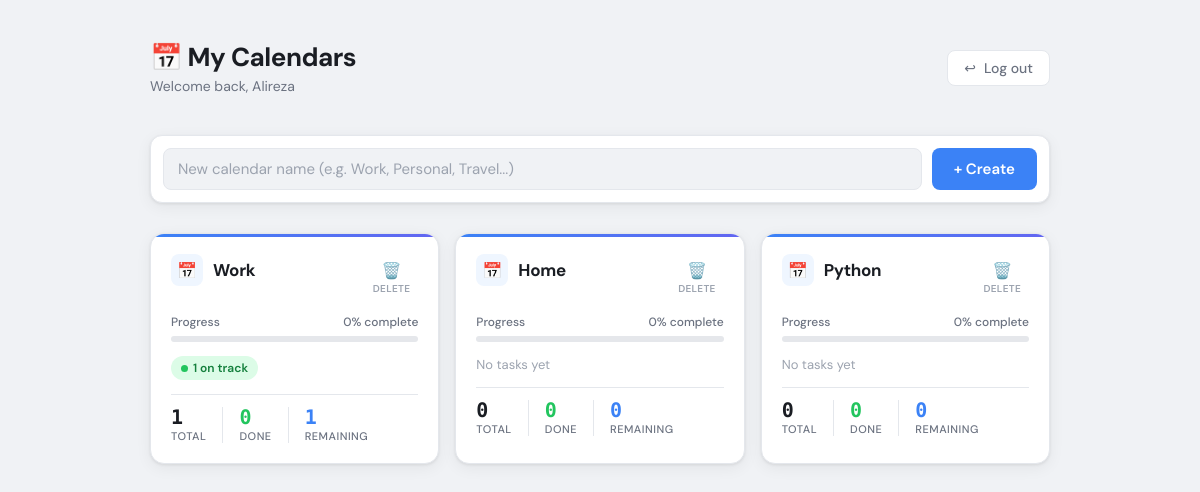
Page / (signed in) on the earlier database version.
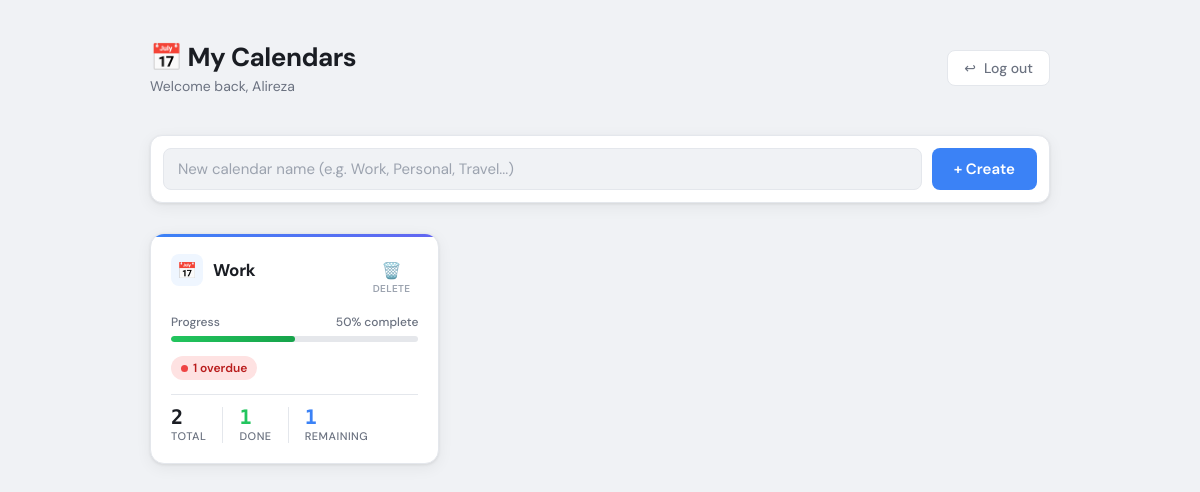
Same page on the later database version.
### tables this page shows
CREATE TABLE users (
                id INTEGER PRIMARY KEY AUTOINCREMENT,
                username TEXT UNIQUE NOT NULL,
                password TEXT NOT NULL
            );

CREATE TABLE folders (
                id INTEGER PRIMARY KEY AUTOINCREMENT,
                name TEXT NOT NULL,
                user_id INTEGER NOT NULL,
                FOREIGN KEY (user_id) REFERENCES users (id)
            );

### app.py (the view)
@app.route("/")
@login_required
def home():
    conn, is_postgres = get_db()
    if is_postgres:
        cur = conn.cursor(cursor_factory=psycopg2.extras.RealDictCursor)
    else:
        cur = conn.cursor()
    query(cur, is_postgres, "SELECT * FROM folders WHERE user_id = %s", (current_user.id,))
    calendars = cur.fetchall()
    today = date.today().isoformat()
    tomorrow = (date.today() + timedelta(days=2)).isoformat()
    calendar_stats = {}
    for cal in calendars:
        query(cur, is_postgres, "SELECT COUNT(*) as total FROM tasks WHERE folder_id = %s AND user_id = %s", (cal["id"], current_user.id))
        total = cur.fetchone()["total"]
        query(cur, is_postgres, "SELECT COUNT(*) as done FROM tasks WHERE folder_id = %s AND user_id = %s AND done = 1", (cal["id"], current_user.id))
        done = cur.fetchone()["done"]
        query(cur, is_postgres, "SELECT COUNT(*) as overdue FROM tasks WHERE folder_id = %s AND user_id = %s AND done = 0 AND due_date IS NOT NULL AND due_date != '' AND due_date < %s", (cal["id"], current_user.id, today))
        overdue = cur.fetchone()["overdue"]
        query(cur, is_postgres, "SELECT COUNT(*) as warning FROM tasks WHERE folder_id = %s AND user_id = %s AND done = 0 AND due_date IS NOT NULL AND due_date != '' AND due_date >= %s AND due_date <= %s", (cal["id"], current_user.id, today, tomorrow))
        warning = cur.fetchone()["warning"]
        calendar_stats[cal["id"]] = {
            "total": total,
            "done": done,
            "due": total - done,
            "overdue": overdue,
            "warning": warning,
            "ontrack": (total - done) - overdue - warning
        }
    cur.close()
    conn.close()
    return render_template("index.html", calendars=calendars, calendar_stats=calendar_stats)

### app.py (called while the page is built)
def get_db():
    database_url = os.environ.get("DATABASE_URL")
    if database_url:
        conn = psycopg2.connect(database_url)
        return conn, True
    else:
        conn = sqlite3.connect("todo.db")
        conn.row_factory = sqlite3.Row
        return conn, False

def query(cur, is_postgres, sql, params=()):
    if not is_postgres:
        sql = sql.replace("%s", "?")
    cur.execute(sql, params)

@login_manager.user_loader
def load_user(user_id):
    conn, is_postgres = get_db()
    if is_postgres:
        cur = conn.cursor(cursor_factory=psycopg2.extras.RealDictCursor)
    else:
        cur = conn.cursor()
    query(cur, is_postgres, "SELECT * FROM users WHERE id = %s", (user_id,))
    user = cur.fetchone()
    cur.close()
    conn.close()
    if user:
        return User(user["id"], user["username"])
    return None

### templates/index.html (shortened to what this page needs)
<!DOCTYPE html>
<html>
<head>
</head>
<body>
    <div class="topbar">
        <div class="topbar-left">
            <h1>📅 My Calendars</h1>
            <p>Welcome back, {{ current_user.username }}</p>
        </div>
        <a class="logout-btn" href="/logout">
            <span>↩</span> Log out
        </a>
    </div>
    <div class="create-section">
        <form class="create-form" action="/calendar/create" method="POST">
            <input type="text" name="name" placeholder="New calendar name (e.g. Work, Personal, Travel...)" required>
            <button type="submit">+ Create</button>
        </form>
    </div>
    {% if calendars|length > 0 %}
    <div class="calendars-grid">
        {% for cal in calendars %}
        {% set stats = calendar_stats[cal['id']] %}
        {% set pct = ((stats['done'] / stats['total']) * 100) | int if stats['total'] > 0 else 0 %}
        <div class="calendar-card">
            <a class="card-link" href="/calendar/{{ cal['id'] }}"></a>
            <div class="card-top">
                <div style="display:flex; align-items:center; gap:10px;">
                    <div class="card-icon">📅</div>
                    <span class="card-title">{{ cal['name'] }}</span>
                </div>
                <a class="delete-btn" href="/calendar/delete/{{ cal['id'] }}"
                   onclick="return confirm('Delete {{ cal['name'] }} and all its tasks?')">
                    🗑️
                    <span>Delete</span>
                </a>
            </div>
            <div class="progress-section">
                <div class="progress-label">
                    <span>Progress</span>
                    <span>{{ pct }}% complete</span>
                </div>
                <div class="progress-bar">
                    <div class="progress-fill" style="width: {{ pct }}%"></div>
                </div>
            </div>
            <div class="pills-row">
                {% if stats['overdue'] > 0 %}
                    <span class="pill overdue">
                        <span class="pill-dot"></span>
                        {{ stats['overdue'] }} overdue
                    </span>
                {% endif %}
                {% if stats['ontrack'] > 0 %}
                    <span class="pill ontrack">
                        <span class="pill-dot"></span>
                        {{ stats['ontrack'] }} on track
                    </span>
                {% endif %}
                {% if stats['total'] == 0 %}
                    <span style="font-size:13px; color:#9ca3af;">No tasks yet</span>
                {% endif %}
            </div>
            <div class="card-footer">
                <div class="stat-item">
                    <span class="stat-number">{{ stats['total'] }}</span>
                    <span class="stat-label">Total</span>
                </div>
                <div class="stat-item">
                    <span class="stat-number" style="color: var(--green);">{{ stats['done'] }}</span>
                    <span class="stat-label">Done</span>
                </div>
                <div class="stat-item">
                    <span class="stat-number" style="color: var(--accent);">{{ stats['due'] }}</span>
                    <span class="stat-label">Remaining</span>
                </div>
            </div>
        </div>
        {% endfor %}
    </div>
    {% else %}
    <div class="empty-state">
        <div class="empty-icon">📭</div>
        <p>No calendars yet. Create your first one above!</p>
    </div>
    {% endif %}
</body>
</html>

Differences in the rows shown:
removed folders: name "Home", pct "0", shows "No tasks yet", total "0", done "0", due "0"
removed folders: name "Python", pct "0", shows "No tasks yet", total "0", done "0", due "0"
shown differently, row unchanged: folders "Work": pct "0" → "50"; overdue (not shown) → "1"; total "1" → "2"; done "0" → "1"; ontrack "1" → (not shown); text "on track" → "overdue"
